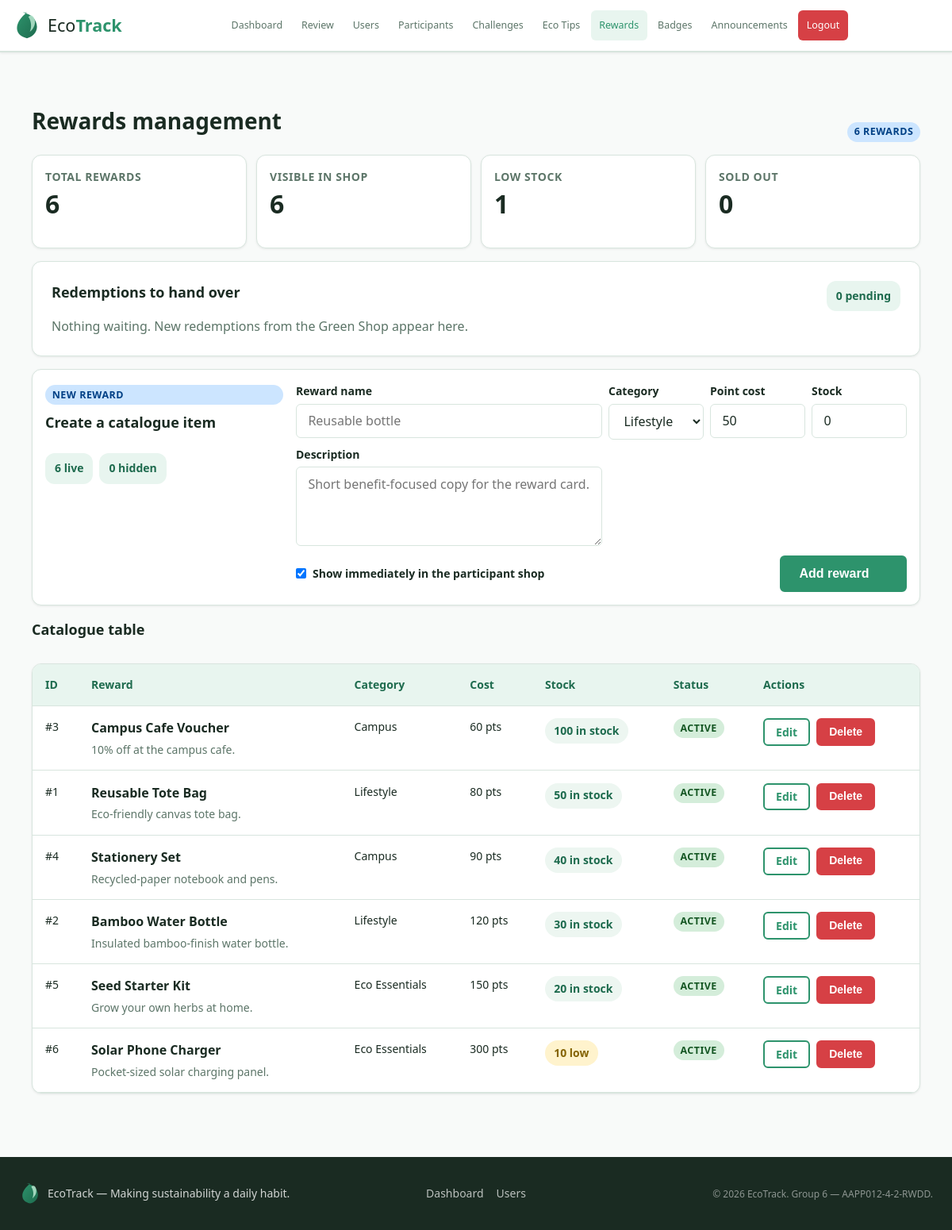
The app's page /admin/rewards_management.php (signed in) with its own data.
### tables this page shows
CREATE TABLE IF NOT EXISTS rewards (
  reward_id INT AUTO_INCREMENT PRIMARY KEY,
  name VARCHAR(150) NOT NULL,
  description TEXT,
  image VARCHAR(255) DEFAULT NULL,
  category ENUM('Lifestyle','Campus','Eco Essentials') DEFAULT 'Lifestyle',
  point_cost INT NOT NULL DEFAULT 50,
  stock INT NOT NULL DEFAULT 0,
  active TINYINT(1) DEFAULT 1,
  created_at DATETIME DEFAULT CURRENT_TIMESTAMP
);

### database/db.php (called while the page is built, shortened)
<?php
function normalizeConnectionCandidates(array $values): array
{
    $normalized = [];
    foreach ($values as $value) {
        $value = trim((string)$value);
        $normalized[] = $value;
    }
    return $normalized;
}
function getConnectionAttempts(): array
{
    $hosts = normalizeConnectionCandidates([
        DB_HOST,
        DB_HOST === 'localhost' ? '127.0.0.1' : 'localhost',
    ]);
    $databases = normalizeConnectionCandidates([
        DB_NAME,
    ]);
    $attempts = [];
    foreach ($hosts as $host) {
        foreach ($databases as $database) {
            $attempts[] = [
                'host' => $host,
                'database' => $database,
            ];
        }
    }
    return $attempts;
}
function getPDO(): PDO
{
    static $pdo = null;
    if ($pdo === null) {
        $options = [
            PDO::ATTR_ERRMODE            => PDO::ERRMODE_EXCEPTION,
            PDO::ATTR_DEFAULT_FETCH_MODE => PDO::FETCH_ASSOC,
            PDO::ATTR_EMULATE_PREPARES   => false,
        ];
        $errors = [];
        foreach (getConnectionAttempts() as $attempt) {
            $dsn = sprintf(
                'mysql:host=%s;dbname=%s;charset=%s',
                $attempt['host'],
                $attempt['database'],
                DB_CHARSET
            );
            try {
                $pdo = new PDO($dsn, DB_USER, DB_PASS, $options);
                return $pdo;
            } catch (PDOException $e) {
                $errors[] = sprintf(
                    '[host=%s db=%s] %s',
                    $attempt['host'],
                    $attempt['database'],
                    $e->getMessage()
                );
            }
        }
        exit('Database connection failed. Please import database/ecotrack.sql and run: php scripts/migrate.php');
    }
    return $pdo;
}

### includes/rewards.php (called while the page is built, shortened)
<?php
function getPendingRedemptions(int $limit = 50): array
{
    $stmt = getPDO()->prepare(
        'SELECT d.redemption_id, d.points_spent, d.redeemed_at, r.name AS reward_name, u.username, u.email
         FROM redemptions d
         JOIN rewards r ON r.reward_id = d.reward_id
         JOIN users u ON u.user_id = d.user_id
         WHERE d.status = "pending"
         ORDER BY d.redeemed_at ASC, d.redemption_id ASC
         LIMIT ?'
    );
    $stmt->bindValue(1, $limit, PDO::PARAM_INT);
    $stmt->execute();
    return $stmt->fetchAll();
}

### includes/helpers.php (called while the page is built, shortened)
<?php
function sanitise(mixed $value): string
{
    return htmlspecialchars((string)$value, ENT_QUOTES | ENT_SUBSTITUTE, 'UTF-8');
}

### admin/rewards_management.php (the view, shortened to what this page needs)
<?php
$pdo = getPDO();
$rewardCategories = REWARD_CATEGORIES;
$rewardForm = [
    'name' => '',
    'description' => '',
    'category' => 'Lifestyle',
    'point_cost' => '50',
    'stock' => '0',
    'active' => '1',
];
$pendingRedemptions = getPendingRedemptions();
$list = $pdo->query('SELECT * FROM rewards ORDER BY active DESC, point_cost ASC, reward_id ASC')->fetchAll() ?: [];
$rewardCount = count($list);
$activeCount = 0;
$hiddenCount = 0;
$outOfStockCount = 0;
$lowStockCount = 0;
foreach ($list as $reward) {
    $isActive = !empty($reward['active']);
    $stockCount = (int)$reward['stock'];
    if ($isActive) {
        $activeCount++;
    } else {
        $hiddenCount++;
    }
    if ($stockCount === 0) {
        $outOfStockCount++;
    } elseif ($stockCount <= 10) {
        $lowStockCount++;
    }
}
$editingRewardId = max(0, (int)($_GET['edit_reward'] ?? 0));
$buildRewardsManagementUrl = static function (array $overrides = []) use ($editingRewardId): string {
    $params = [
        'edit_reward' => $editingRewardId,
    ];
    foreach ($overrides as $key => $value) {
        $params[$key] = $value;
    }
    if (($params['edit_reward'] ?? 0) <= 0) {
        unset($params['edit_reward']);
    }
    $query = http_build_query($params);
    return 'rewards_management.php' . ($query ? '?' . $query : '');
};
require_once __DIR__ . '/../layout/header.php';
?>
<div class="container page-shell reward-admin-shell">
  <div class="section-header reward-admin-header">
    <div>
      <h1 class="section-header__title">Rewards management</h1>
    </div>
    <span class="badge badge-blue"><?= $rewardCount ?> reward<?= $rewardCount === 1 ? '' : 's' ?></span>
  </div>
  <section class="reward-admin-summary-grid">
    <article class="card reward-summary-card">
      <span class="reward-summary-card__label">Total rewards</span>
      <strong class="reward-summary-card__value"><?= $rewardCount ?></strong>
    </article>
    <article class="card reward-summary-card">
      <span class="reward-summary-card__label">Visible in shop</span>
      <strong class="reward-summary-card__value"><?= $activeCount ?></strong>
    </article>
    <article class="card reward-summary-card">
      <span class="reward-summary-card__label">Low stock</span>
      <strong class="reward-summary-card__value"><?= $lowStockCount ?></strong>
    </article>
    <article class="card reward-summary-card">
      <span class="reward-summary-card__label">Sold out</span>
      <strong class="reward-summary-card__value"><?= $outOfStockCount ?></strong>
    </article>
  </section>
  <section class="card mb-4" id="redemptions">
    <div class="card-header-row">
      <div class="card-header-row__content">
        <h2 class="card-title">Redemptions to hand over</h2>
      </div>
      <span class="inline-pill-note"><?= count($pendingRedemptions) ?> pending</span>
    </div>
    <?php if (empty($pendingRedemptions)): ?>
      <p class="card-copy">Nothing waiting. New redemptions from the Green Shop appear here.</p>
    <?php endif; ?>
  </section>
  <section class="card reward-admin-studio">
      <div class="reward-admin-studio-layout">
      <div class="reward-admin-panel__intro reward-admin-panel__intro--compact">
        <span class="badge badge-blue">New reward</span>
        <h2 class="card-title">Create a catalogue item</h2>
        <div class="reward-admin-panel__meta">
          <span class="inline-pill-note"><?= $activeCount ?> live</span>
          <span class="inline-pill-note"><?= $hiddenCount ?> hidden</span>
        </div>
      </div>
      <form method="POST" class="reward-admin-form">
        <div class="reward-admin-form-grid">
          <div class="form-group reward-admin-form-group reward-admin-form-group--name">
            <label for="create_name">Reward name</label>
            <input type="text" id="create_name" name="name" maxlength="<?= REWARD_NAME_MAX ?>" required value="<?= sanitise($rewardForm['name']) ?>" placeholder="Reusable bottle">
          </div>
          <div class="form-group reward-admin-form-group">
            <label for="create_category">Category</label>
            <select id="create_category" name="category">
              <?php foreach ($rewardCategories as $category): ?>
                <option value="<?= sanitise($category) ?>" <?= $rewardForm['category'] === $category ? 'selected' : '' ?>><?= sanitise($category) ?></option>
              <?php endforeach; ?>
            </select>
          </div>
          <div class="form-group reward-admin-form-group">
            <label for="create_point_cost">Point cost</label>
            <input type="number" id="create_point_cost" name="point_cost" min="1" max="<?= REWARD_COST_MAX ?>" value="<?= sanitise($rewardForm['point_cost']) ?>">
          </div>
          <div class="form-group reward-admin-form-group">
            <label for="create_stock">Stock</label>
            <input type="number" id="create_stock" name="stock" min="0" max="<?= REWARD_STOCK_MAX ?>" value="<?= sanitise($rewardForm['stock']) ?>">
          </div>
          <div class="form-group reward-admin-form-group reward-admin-form-group--description">
            <label for="create_description">Description</label>
            <textarea id="create_description" name="description" rows="3" placeholder="Short benefit-focused copy for the reward card."><?= sanitise($rewardForm['description']) ?></textarea>
          </div>
        </div>
        <div class="reward-admin-form-actions">
          <label class="reward-admin-toggle">
            <input type="checkbox" name="active" value="1" <?= $rewardForm['active'] === '1' ? 'checked' : '' ?>>
            Show immediately in the participant shop
          </label>
          <button type="submit" class="btn btn-primary">Add reward</button>
        </div>
      </form>
    </div>
  </section>
  <section class="reward-admin-board">
    <div class="reward-admin-board__header">
      <div>
        <h2 class="card-title">Catalogue table</h2>
      </div>
    </div>
    <?php if (empty($list)): ?>
      <div class="card empty-state">
        <h2 class="card-title empty-state__title">No rewards yet</h2>
        <p class="empty-state__text">Add your first reward from the studio panel to start building the Green Shop catalogue.</p>
      </div>
    <?php else: ?>
      <div class="card reward-admin-table-card">
        <div class="table-wrap reward-admin-table-wrap">
          <table class="reward-admin-table">
            <thead>
              <tr>
                <th>ID</th>
                <th>Reward</th>
                <th>Category</th>
                <th>Cost</th>
                <th>Stock</th>
                <th>Status</th>
                <th>Actions</th>
              </tr>
            </thead>
            <tbody>
              <?php foreach ($list as $reward): ?>
                <?php
                $stockCount = (int)$reward['stock'];
                $isActive = !empty($reward['active']);
                $stockTone = $stockCount === 0 ? 'danger' : ($stockCount <= 10 ? 'warning' : 'ok');
                $stockLabel = $stockCount === 0 ? 'Sold out' : ($stockCount <= 10 ? $stockCount . ' low' : $stockCount . ' in stock');
                ?>
                <tr id="reward-<?= (int)$reward['reward_id'] ?>" class="reward-admin-table__row<?= $editingRewardId === (int)$reward['reward_id'] ? ' reward-admin-table__row--editing' : '' ?>">
                  <td class="reward-admin-table__cell reward-admin-table__cell--id" data-label="ID">#<?= (int)$reward['reward_id'] ?></td>
                  <td class="reward-admin-table__reward reward-admin-table__cell reward-admin-table__cell--reward" data-label="Reward">
                    <strong><?= sanitise($reward['name']) ?></strong>
                    <span><?= sanitise($reward['description'] ?: 'No description yet.') ?></span>
                  </td>
                  <td class="reward-admin-table__cell reward-admin-table__cell--category" data-label="Category"><?= sanitise($reward['category']) ?></td>
                  <td class="reward-admin-table__cell reward-admin-table__cell--cost" data-label="Cost"><?= (int)$reward['point_cost'] ?> pts</td>
                  <td class="reward-admin-table__cell reward-admin-table__cell--stock" data-label="Stock">
                    <span class="reward-admin-stock reward-admin-stock--<?= sanitise($stockTone) ?>">
                      <?= sanitise($stockLabel) ?>
                    </span>
                  </td>
                  <td class="reward-admin-table__cell reward-admin-table__cell--status" data-label="Status">
                    <span class="badge <?= $isActive ? 'badge-green' : 'badge-grey' ?>">
                      <?= $isActive ? 'active' : 'draft' ?>
                    </span>
                  </td>
                  <td class="reward-admin-table__cell reward-admin-table__cell--actions" data-label="Actions">
                    <div class="reward-admin-table__actions">
                      <a href="<?= sanitise($buildRewardsManagementUrl(['edit_reward' => (int)$reward['reward_id']])) ?>#reward-<?= (int)$reward['reward_id'] ?>" class="btn btn-outline btn-sm">
                        Edit
                      </a>
                      <form method="POST">
                        <button type="submit" class="btn btn-danger btn-sm" data-confirm="Delete this reward? If anyone has redeemed it, it will be hidden instead.">Delete</button>
                      </form>
                    </div>
                  </td>
                </tr>
              <?php endforeach; ?>
            </tbody>
          </table>
        </div>
      </div>
    <?php endif; ?>
  </section>
</div>
<?php require_once __DIR__ . '/../layout/footer.php'; ?>

### records on screen
rewards: point_cost "50", active "☑", reward_id "1", name "Reusable Tote Bag", description "Eco-friendly canvas tote bag.", category "Lifestyle", point_cost "80", stock "50 in stock", shows "ACTIVE"
rewards: reward_id "3", name "Campus Cafe Voucher", description "10% off at the campus cafe.", category "Campus", point_cost "60", stock "100 in stock", active "ACTIVE"
rewards: reward_id "4", name "Stationery Set", description "Recycled-paper notebook and pens.", category "Campus", point_cost "90", stock "40 in stock", active "ACTIVE"
rewards: reward_id "2", name "Bamboo Water Bottle", description "Insulated bamboo-finish water bottle.", category "Lifestyle", point_cost "120", stock "30 in stock", active "ACTIVE"
rewards: reward_id "5", name "Seed Starter Kit", description "Grow your own herbs at home.", category "Eco Essentials", point_cost "150", stock "20 in stock", active "ACTIVE"
rewards: reward_id "6", name "Solar Phone Charger", description "Pocket-sized solar charging panel.", category "Eco Essentials", point_cost "300", stock "10 low", active "ACTIVE"

### other values on screen
$label "Dashboard Review Users Participants Challenges Eco Tips Rewards Badges Announcements"
$rewardCount "6"
$activeCount "6"
$lowStockCount "1"
$outOfStockCount "0"
count($pendingRedemptions) "0"
$hiddenCount "0"
form field category "Lifestyle"
